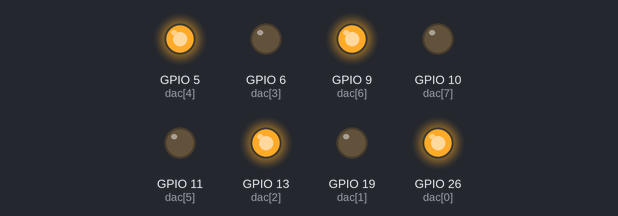
A program run on a simulated Raspberry Pi (BCM pin numbers). Parts: output pins drawn as LEDs (lit = HIGH). At 15.0 s the program stops and its outputs stay as they are.

Above: at 0.1 s.
At 15.1 s:
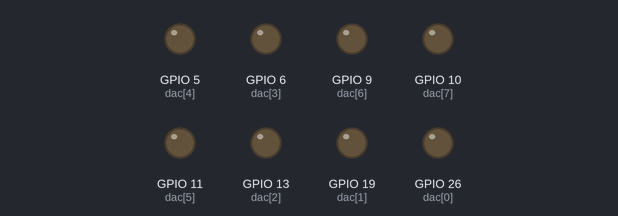
Timing chart, 0 to 16.5 s (numbered marks = the images above):
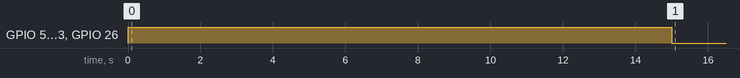

Measured:
- by itself, GPIO 5 (dac[4]), GPIO 9 (dac[6]), GPIO 13 (dac[2]), GPIO 26 (dac[0]): LOW → HIGH at 0.00 s, → LOW 15.0 s later

The program:

2-2-bin-number.py
```python
import RPi.GPIO
import time

dac = [26, 19, 13, 6, 5, 11, 9, 10]
number = [1, 0, 1, 0, 1, 0, 1, 0]
RPi.GPIO.setmode(RPi.GPIO.BCM)
RPi.GPIO.setup(dac, RPi.GPIO.OUT)
RPi.GPIO.output(dac, number)
time.sleep(15)

RPi.GPIO.output(dac, 0)
RPi.GPIO.cleanup()
```
